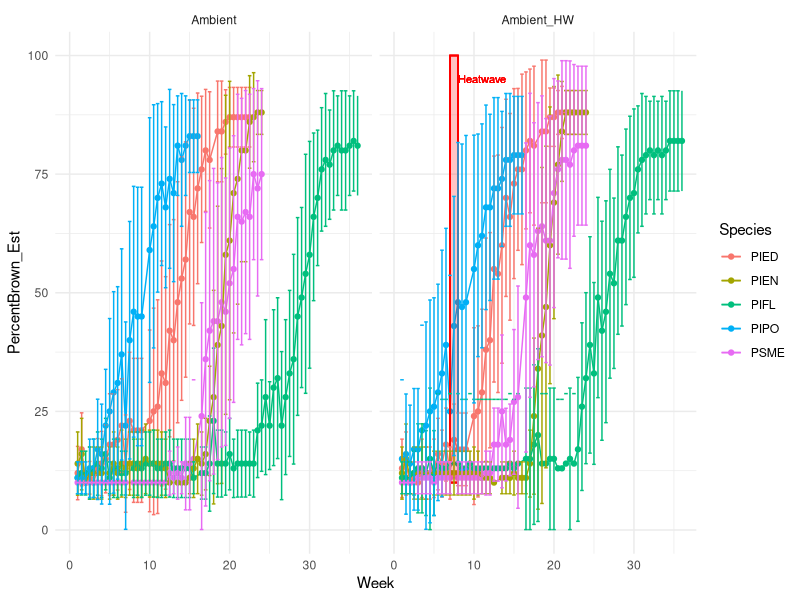

Write the R code that produced this figure.
#Data viz - percent brown
#Alexandra Lalor
#allielalor@arizona.edu
#allielalor@gmail.com
#First created: 2022-07-13
#Last updated: 2022-07-13

#load tidyverse
library(tidyverse)

#read CSVs
Phase1_Data_PercentBrown <- read_csv("data_QAQC/Phase1_Data_PercentBrown.csv")

#check out data
glimpse(Phase1_Data_PercentBrown)

#convert variables
Phase1_Data_PercentBrown$Phase <- as.factor(Phase1_Data_PercentBrown$Phase)
Phase1_Data_PercentBrown$Chamber <- as.factor(Phase1_Data_PercentBrown$Chamber)
Phase1_Data_PercentBrown$ScientificName <- as.factor(Phase1_Data_PercentBrown$ScientificName)
Phase1_Data_PercentBrown$CommonName <- as.factor(Phase1_Data_PercentBrown$CommonName)
Phase1_Data_PercentBrown$Species <- as.factor(Phase1_Data_PercentBrown$Species)
Phase1_Data_PercentBrown$Treatment_temp <- as.factor(Phase1_Data_PercentBrown$Treatment_temp)
Phase1_Data_PercentBrown$Treatment_water <- as.factor(Phase1_Data_PercentBrown$Treatment_water)
Phase1_Data_PercentBrown$PorometerSubset <- as.factor(Phase1_Data_PercentBrown$PorometerSubset)
Phase1_Data_PercentBrown$Dead <- as.factor(Phase1_Data_PercentBrown$Dead)
Phase1_Data_PercentBrown$Heatwave_graph <- as.factor(Phase1_Data_PercentBrown$Heatwave_graph)
Phase1_Data_PercentBrown$Heatwave <- as.factor(Phase1_Data_PercentBrown$Heatwave)


################################################################################
#Graph! Percent Brown Data
################################################################################

#read CSVs
Phase1_Data_PercentBrown_Avg <- read_csv("data_analysis/Phase1_Data_PercentBrown_Avg.csv")

# A data frame with labels for each facet
HW_label <- data.frame(CommonName = c("Ponderosa Pine","Pinyon Pine","Limber Pine","Douglas fir","Engelman Spruce"),
                       Species = c("PIPO","PIED","PIFL","PSME","PIEN"),
                       Treatment_temp = "Ambient_HW",
                       Heatwave = "Heatwave")

HW_rect <- data.frame(CommonName = c("Ponderosa Pine","Pinyon Pine","Limber Pine","Douglas fir","Engelman Spruce"),
                      Species = c("PIPO","PIED","PIFL","PSME","PIEN"),
                      Treatment_temp = "Ambient_HW",
                      Week = 7,
                      PercentBrown_Est = 100,
                      Weight_Est = 100,
                      WaterWeight_Calc = 100,
                      PercentWater = 100)

Phase1_Data_PercentBrown_graph <- Phase1_Data_PercentBrown_Avg %>% 
  filter(Treatment_water == "Drought")

#Percent brown over time (averaged)
Phase1_Data_PercentBrown_graph %>% 
  #filter(Treatment_water == "Drought") %>% 
  group_by(Treatment_temp) %>% 
  ggplot(aes(x = Week,
             y = PercentBrown_Est,
             color = Species)) +
  geom_point() +
  geom_line() +
  ylim(0, 100) +
  xlim(0,36) +
  facet_wrap(~Treatment_temp) +
  geom_text(data = HW_label,
            aes(label = Heatwave),
            x = 11, y = 95,
            color = "red",
            size = 2.8) +
  geom_rect(data = HW_rect,
            aes(xmin = 7, xmax = 8,
                ymin = 10, ymax = 100),
            fill = "red",
            color = "red",
            alpha = 0.05) +
  geom_errorbar(aes(x = Phase1_Data_PercentBrown_graph$Week,
                    ymin = (Phase1_Data_PercentBrown_graph$PercentBrown_Est - Phase1_Data_PercentBrown_graph$SD_PercentBrown),
                    ymax = (Phase1_Data_PercentBrown_graph$PercentBrown_Est + Phase1_Data_PercentBrown_graph$SD_PercentBrown))) +
  theme_minimal()
